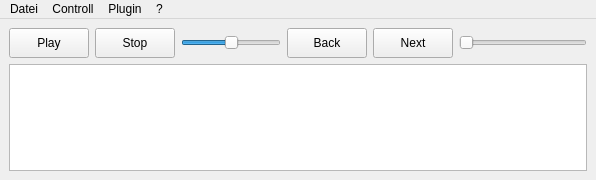
<?xml version="1.0" encoding="UTF-8"?>
<ui version="4.0">
 <class>MainWindow</class>
 <widget class="QMainWindow" name="MainWindow">
  <property name="geometry">
   <rect>
    <x>0</x>
    <y>0</y>
    <width>586</width>
    <height>180</height>
   </rect>
  </property>
  <property name="windowTitle">
   <string>CRMP Audio Player</string>
  </property>
  <property name="windowIcon">
   <iconset>
    <normaloff>../../../../usr/share/icons/crmp/application_crmp.png</normaloff>../../../../usr/share/icons/crmp/application_crmp.png</iconset>
  </property>
  <property name="styleSheet">
   <string notr="true"/>
  </property>
  <property name="tabShape">
   <enum>QTabWidget::Rounded</enum>
  </property>
  <property name="unifiedTitleAndToolBarOnMac">
   <bool>true</bool>
  </property>
  <widget class="QWidget" name="centralwidget">
   <property name="minimumSize">
    <size>
     <width>0</width>
     <height>0</height>
    </size>
   </property>
   <layout class="QVBoxLayout" name="verticalLayout_3">
    <item>
     <layout class="QHBoxLayout" name="horizontalLayout">
      <item>
       <widget class="QPushButton" name="cmdPlay">
        <property name="sizePolicy">
         <sizepolicy hsizetype="Fixed" vsizetype="Fixed">
          <horstretch>0</horstretch>
          <verstretch>0</verstretch>
         </sizepolicy>
        </property>
        <property name="minimumSize">
         <size>
          <width>0</width>
          <height>30</height>
         </size>
        </property>
        <property name="text">
         <string>Play</string>
        </property>
        <property name="icon">
         <iconset theme="media-playback-start"/>
        </property>
        <property name="autoRepeat">
         <bool>false</bool>
        </property>
        <property name="autoExclusive">
         <bool>false</bool>
        </property>
       </widget>
      </item>
      <item>
       <widget class="QPushButton" name="cmdStop">
        <property name="minimumSize">
         <size>
          <width>0</width>
          <height>30</height>
         </size>
        </property>
        <property name="maximumSize">
         <size>
          <width>80</width>
          <height>16777215</height>
         </size>
        </property>
        <property name="layoutDirection">
         <enum>Qt::LeftToRight</enum>
        </property>
        <property name="text">
         <string>Stop</string>
        </property>
        <property name="icon">
         <iconset theme="media-playback-stop"/>
        </property>
        <property name="default">
         <bool>false</bool>
        </property>
        <property name="flat">
         <bool>false</bool>
        </property>
       </widget>
      </item>
      <item>
       <widget class="QSlider" name="volumslider">
        <property name="minimumSize">
         <size>
          <width>100</width>
          <height>0</height>
         </size>
        </property>
        <property name="maximumSize">
         <size>
          <width>100</width>
          <height>16777215</height>
         </size>
        </property>
        <property name="maximum">
         <number>100</number>
        </property>
        <property name="value">
         <number>50</number>
        </property>
        <property name="tracking">
         <bool>false</bool>
        </property>
        <property name="orientation">
         <enum>Qt::Horizontal</enum>
        </property>
        <property name="invertedAppearance">
         <bool>false</bool>
        </property>
        <property name="invertedControls">
         <bool>false</bool>
        </property>
       </widget>
      </item>
      <item>
       <widget class="QPushButton" name="pushButton_3">
        <property name="minimumSize">
         <size>
          <width>0</width>
          <height>30</height>
         </size>
        </property>
        <property name="maximumSize">
         <size>
          <width>80</width>
          <height>16777215</height>
         </size>
        </property>
        <property name="text">
         <string>Back</string>
        </property>
        <property name="icon">
         <iconset theme="media-skip-backward"/>
        </property>
       </widget>
      </item>
      <item>
       <widget class="QPushButton" name="cmdVor">
        <property name="minimumSize">
         <size>
          <width>0</width>
          <height>30</height>
         </size>
        </property>
        <property name="maximumSize">
         <size>
          <width>80</width>
          <height>16777215</height>
         </size>
        </property>
        <property name="text">
         <string>Next</string>
        </property>
        <property name="icon">
         <iconset theme="media-skip-forward"/>
        </property>
        <property name="autoDefault">
         <bool>false</bool>
        </property>
        <property name="default">
         <bool>false</bool>
        </property>
        <property name="flat">
         <bool>false</bool>
        </property>
       </widget>
      </item>
      <item>
       <widget class="QSlider" name="horizontalSlider">
        <property name="minimumSize">
         <size>
          <width>128</width>
          <height>0</height>
         </size>
        </property>
        <property name="maximumSize">
         <size>
          <width>16777215</width>
          <height>16777215</height>
         </size>
        </property>
        <property name="styleSheet">
         <string notr="true"/>
        </property>
        <property name="pageStep">
         <number>5</number>
        </property>
        <property name="orientation">
         <enum>Qt::Horizontal</enum>
        </property>
        <property name="tickPosition">
         <enum>QSlider::NoTicks</enum>
        </property>
       </widget>
      </item>
     </layout>
    </item>
    <item>
     <widget class="QListWidget" name="listWidget">
      <property name="frameShape">
       <enum>QFrame::StyledPanel</enum>
      </property>
      <property name="frameShadow">
       <enum>QFrame::Sunken</enum>
      </property>
      <property name="lineWidth">
       <number>0</number>
      </property>
      <property name="verticalScrollBarPolicy">
       <enum>Qt::ScrollBarAsNeeded</enum>
      </property>
      <property name="dragDropMode">
       <enum>QAbstractItemView::DragDrop</enum>
      </property>
      <property name="defaultDropAction">
       <enum>Qt::MoveAction</enum>
      </property>
      <property name="movement">
       <enum>QListView::Free</enum>
      </property>
      <property name="sortingEnabled">
       <bool>false</bool>
      </property>
     </widget>
    </item>
   </layout>
  </widget>
  <widget class="QMenuBar" name="menubar">
   <property name="geometry">
    <rect>
     <x>0</x>
     <y>0</y>
     <width>586</width>
     <height>19</height>
    </rect>
   </property>
   <property name="styleSheet">
    <string notr="true"/>
   </property>
   <property name="defaultUp">
    <bool>false</bool>
   </property>
   <property name="nativeMenuBar">
    <bool>true</bool>
   </property>
   <widget class="QMenu" name="menuDatei">
    <property name="title">
     <string>Datei</string>
    </property>
    <addaction name="actionFile_Open_2"/>
    <addaction name="actionOpen"/>
    <addaction name="actionStream"/>
    <addaction name="actionOpen_Dir"/>
    <addaction name="separator"/>
    <addaction name="actionSave_As"/>
    <addaction name="actionClear"/>
    <addaction name="separator"/>
    <addaction name="actionExit_2"/>
   </widget>
   <widget class="QMenu" name="menuControll">
    <property name="title">
     <string>Controll</string>
    </property>
    <addaction name="actionPlay"/>
    <addaction name="actionPause"/>
    <addaction name="actionStop"/>
    <addaction name="separator"/>
    <addaction name="actionPrev"/>
    <addaction name="actionNext"/>
   </widget>
   <widget class="QMenu" name="menu">
    <property name="title">
     <string>?</string>
    </property>
    <addaction name="actionInfo"/>
   </widget>
   <widget class="QMenu" name="menuPlugin">
    <property name="title">
     <string>Plugin</string>
    </property>
   </widget>
   <addaction name="menuDatei"/>
   <addaction name="menuControll"/>
   <addaction name="menuPlugin"/>
   <addaction name="menu"/>
  </widget>
  <action name="actionFile_Open_2">
   <property name="icon">
    <iconset theme="document-open-data"/>
   </property>
   <property name="text">
    <string>Open File</string>
   </property>
   <property name="shortcut">
    <string>Ctrl+O</string>
   </property>
  </action>
  <action name="actionOpen">
   <property name="icon">
    <iconset theme="document-open"/>
   </property>
   <property name="text">
    <string>Open Playlist</string>
   </property>
   <property name="shortcut">
    <string>Ctrl+Alt+O</string>
   </property>
  </action>
  <action name="actionSave_As">
   <property name="icon">
    <iconset theme="document-save-as"/>
   </property>
   <property name="text">
    <string>Save Playlist</string>
   </property>
   <property name="shortcut">
    <string>Ctrl+Alt+S</string>
   </property>
  </action>
  <action name="actionPlay">
   <property name="icon">
    <iconset theme="media-playback-start"/>
   </property>
   <property name="text">
    <string>Play</string>
   </property>
   <property name="shortcut">
    <string>Ctrl+P</string>
   </property>
  </action>
  <action name="actionPause">
   <property name="icon">
    <iconset theme="media-playback-pause"/>
   </property>
   <property name="text">
    <string>Pause</string>
   </property>
   <property name="shortcut">
    <string>Ctrl+R</string>
   </property>
  </action>
  <action name="actionStop">
   <property name="icon">
    <iconset theme="media-playback-stop"/>
   </property>
   <property name="text">
    <string>Stop</string>
   </property>
   <property name="shortcut">
    <string>Ctrl+S</string>
   </property>
  </action>
  <action name="actionPrev">
   <property name="icon">
    <iconset theme="media-skip-backward"/>
   </property>
   <property name="text">
    <string>Prev</string>
   </property>
   <property name="shortcut">
    <string>Ctrl+I</string>
   </property>
  </action>
  <action name="actionNext">
   <property name="icon">
    <iconset theme="media-skip-forward"/>
   </property>
   <property name="text">
    <string>Next</string>
   </property>
   <property name="shortcut">
    <string>Ctrl+N</string>
   </property>
  </action>
  <action name="actionInfo">
   <property name="icon">
    <iconset theme="system-help"/>
   </property>
   <property name="text">
    <string>Info</string>
   </property>
   <property name="shortcut">
    <string>Ctrl+ß</string>
   </property>
  </action>
  <action name="actionClear">
   <property name="icon">
    <iconset theme="edit-clear-list"/>
   </property>
   <property name="text">
    <string>Clear Playlist</string>
   </property>
   <property name="shortcut">
    <string>Ctrl+X</string>
   </property>
  </action>
  <action name="actionOpen_Dir">
   <property name="icon">
    <iconset theme="document-open-folder"/>
   </property>
   <property name="text">
    <string>Open Folder</string>
   </property>
   <property name="shortcut">
    <string>Ctrl+Shift+O</string>
   </property>
  </action>
  <action name="actionStream">
   <property name="icon">
    <iconset theme="document-open-remote"/>
   </property>
   <property name="text">
    <string>Open Stream</string>
   </property>
  </action>
  <action name="actionExit_2">
   <property name="icon">
    <iconset theme="application-exit"/>
   </property>
   <property name="text">
    <string>Exit</string>
   </property>
   <property name="shortcut">
    <string>Ctrl+Q</string>
   </property>
  </action>
 </widget>
 <resources/>
 <connections/>
</ui>
